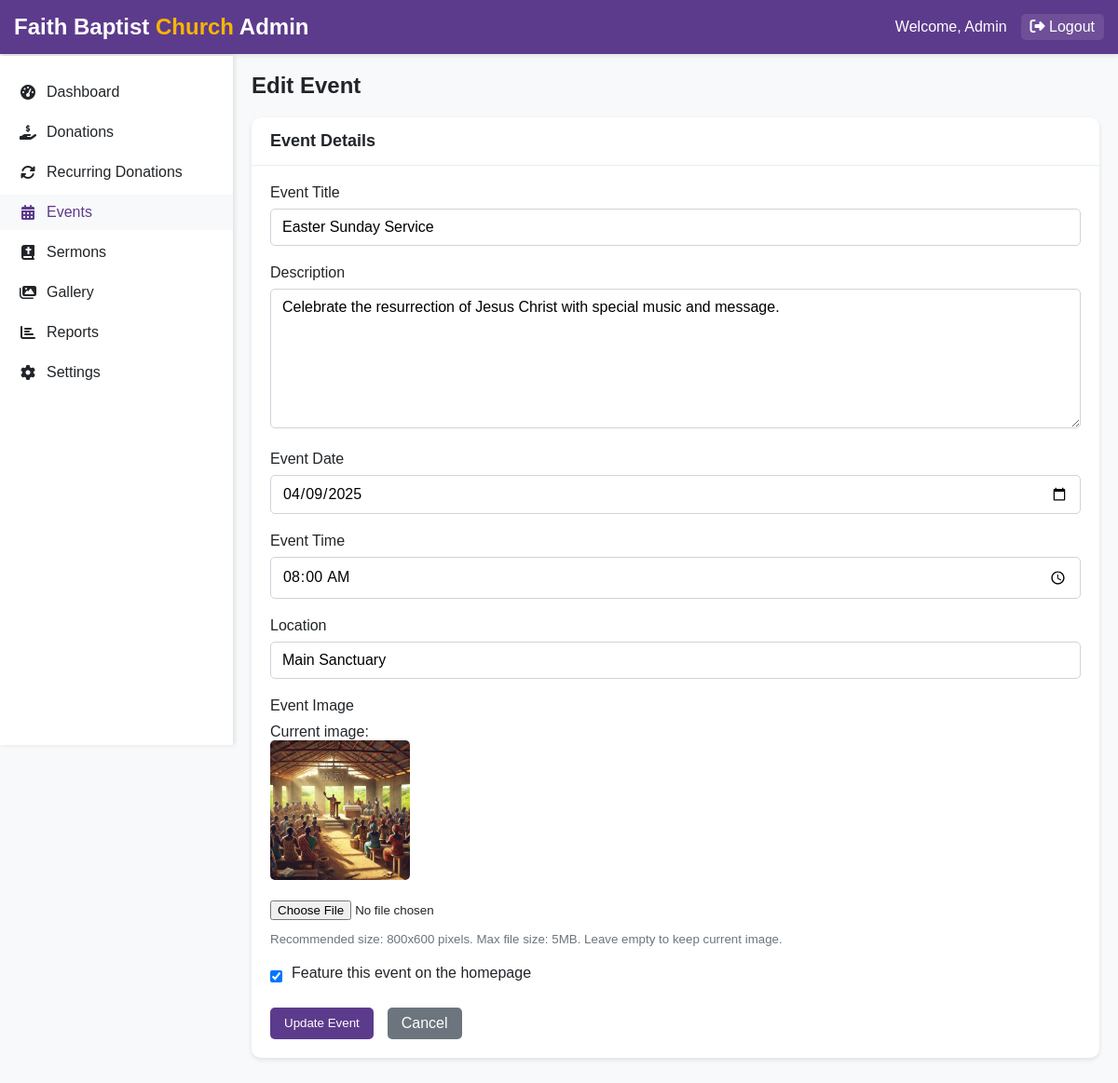
Screenshot of /admin/edit-event.php?id=2 (signed in) with the database file from the repository.
### tables this page shows
CREATE TABLE `events` (
  `id` int(11) UNSIGNED NOT NULL,
  `title` varchar(255) NOT NULL,
  `description` text NOT NULL,
  `event_date` date NOT NULL,
  `event_time` time NOT NULL,
  `location` varchar(255) NOT NULL,
  `image` varchar(255) DEFAULT NULL,
  `is_featured` tinyint(1) NOT NULL DEFAULT 0,
  `created_at` timestamp NOT NULL DEFAULT current_timestamp(),
  `updated_at` timestamp NOT NULL DEFAULT current_timestamp() ON UPDATE current_timestamp()
);

### admin/edit-event.php (the view, shortened to what this page needs)
<?php
$id = (int)$_GET['id'];
$conn = db_connect();
$stmt = $conn->prepare("SELECT * FROM events WHERE id = ?");
$stmt->bind_param("i", $id);
$stmt->execute();
$result = $stmt->get_result();
$event = $result->fetch_assoc();
?>
<!DOCTYPE html>
<html lang="en">
<head>
    <link rel="stylesheet" href="https://cdnjs.cloudflare.com/ajax/libs/font-awesome/6.4.0/css/all.min.css">
</head>
<body>
    <header class="header">
        <div class="container">
            <div class="logo">
                Faith Baptist <span>Church</span> Admin
            </div>
            <div class="user-info">
                <span>Welcome, Admin</span>
                <a href="logout.php"><i class="fas fa-sign-out-alt"></i> Logout</a>
            </div>
        </div>
    </header>
    <aside class="sidebar">
        <ul class="sidebar-menu">
            <li><a href="index.php"><i class="fas fa-tachometer-alt"></i> Dashboard</a></li>
            <li><a href="donations.php"><i class="fas fa-hand-holding-usd"></i> Donations</a></li>
            <li><a href="recurring.php"><i class="fas fa-sync-alt"></i> Recurring Donations</a></li>
            <li><a href="events.php" class="active"><i class="fas fa-calendar-alt"></i> Events</a></li>
            <li><a href="sermons.php"><i class="fas fa-bible"></i> Sermons</a></li>
            <li><a href="gallery.php"><i class="fas fa-images"></i> Gallery</a></li>
            <li><a href="reports.php"><i class="fas fa-chart-bar"></i> Reports</a></li>
            <li><a href="settings.php"><i class="fas fa-cog"></i> Settings</a></li>
        </ul>
    </aside>
    <main class="main-content">
        <h1 class="page-title">Edit Event</h1>
        <div class="card">
            <div class="card-header">
                <h2 class="card-title">Event Details</h2>
            </div>
            <div class="card-body">
                <form action="" method="post" enctype="multipart/form-data">
                    <div class="form-group">
                        <label for="title">Event Title</label>
                        <input type="text" id="title" name="title" required value="<?php echo htmlspecialchars($event['title']); ?>">
                    </div>
                    <div class="form-group">
                        <label for="description">Description</label>
                        <textarea id="description" name="description" required><?php echo htmlspecialchars($event['description']); ?></textarea>
                    </div>
                    <div class="form-group">
                        <label for="event_date">Event Date</label>
                        <input type="date" id="event_date" name="event_date" required value="<?php echo $event['event_date']; ?>">
                    </div>
                    <div class="form-group">
                        <label for="event_time">Event Time</label>
                        <input type="time" id="event_time" name="event_time" required value="<?php echo $event['event_time']; ?>">
                    </div>
                    <div class="form-group">
                        <label for="location">Location</label>
                        <input type="text" id="location" name="location" required value="<?php echo htmlspecialchars($event['location']); ?>">
                    </div>
                    <div class="form-group">
                        <label for="image">Event Image</label>
                        <?php if (!empty($event['image']) && file_exists("../uploads/events/{$event['image']}")): ?>
                            <div class="current-image">
                                <p>Current image:</p>
                                <img src="../uploads/events/<?php echo $event['image']; ?>" alt="<?php echo htmlspecialchars($event['title']); ?>">
                            </div>
                        <?php endif; ?>
                        <input type="file" id="image" name="image" accept="image/*">
                        <small style="display: block; margin-top: 5px; color: #6c757d;">Recommended size: 800x600 pixels. Max file size: 5MB. Leave empty to keep current image.</small>
                    </div>
                    <div class="form-group form-check">
                        <input type="checkbox" id="is_featured" name="is_featured" <?php echo $event['is_featured'] ? 'checked' : ''; ?>>
                        <label for="is_featured">Feature this event on the homepage</label>
                    </div>
                    <div style="display: flex; gap: 15px;">
                        <button type="submit" class="btn">Update Event</button>
                        <a href="events.php" class="btn btn-secondary">Cancel</a>
                    </div>
                </form>
            </div>
        </div>
    </main>
</body>
</html>

### admin/edit-event.php (style rules this page uses)
* { margin: 0; padding: 0; box-sizing: border-box; }
body { font-family: 'Poppins', sans-serif; background-color: #f8f9fa; color: #212529; }
.container { max-width: 1200px; margin: 0 auto; padding: 0 15px; }
.header { background-color: #5d3b8c; color: white; padding: 15px 0; box-shadow: 0 2px 5px rgba(0, 0, 0, 0.1); }
.header .container { display: flex; justify-content: space-between; align-items: center; }
.logo { font-size: 24px; font-weight: 700; }
.logo span { color: #f8b500; }
.user-info { display: flex; align-items: center; gap: 15px; }
.user-info a { color: white; text-decoration: none; padding: 5px 10px; border-radius: 5px; background-color: rgba(255, 255, 255, 0.1); transition: background-color 0.3s; }
.sidebar { width: 250px; background-color: white; height: calc(100vh - 60px); position: fixed; top: 60px; left: 0; box-shadow: 2px 0 5px rgba(0, 0, 0, 0.1); padding: 20px 0; }
.sidebar-menu { list-style: none; }
.sidebar-menu li { margin-bottom: 5px; }
.sidebar-menu a { display: flex; align-items: center; padding: 10px 20px; color: #212529; text-decoration: none; transition: background-color 0.3s; }
.sidebar-menu a:hover, .sidebar-menu a.active { background-color: #f8f9fa; color: #5d3b8c; }
.sidebar-menu a i { margin-right: 10px; width: 20px; text-align: center; }
.main-content { margin-left: 250px; padding: 20px; }
.page-title { margin-bottom: 20px; font-size: 24px; font-weight: 700; }
.card { background-color: white; border-radius: 10px; box-shadow: 0 2px 5px rgba(0, 0, 0, 0.1); margin-bottom: 20px; }
.card-header { padding: 15px 20px; border-bottom: 1px solid #e9ecef; display: flex; justify-content: space-between; align-items: center; }
.card-title { font-size: 18px; font-weight: 700; margin: 0; }
.card-body { padding: 20px; }
.btn { display: inline-block; padding: 8px 15px; background-color: #5d3b8c; color: white; border: none; border-radius: 5px; cursor: pointer; text-decoration: none; transition: background-color 0.3s; }
.btn-secondary { background-color: #6c757d; }
.form-group { margin-bottom: 20px; }
.form-group label { display: block; margin-bottom: 8px; font-weight: 500; }
.form-group input[type="text"], .form-group input[type="date"], .form-group input[type="time"], .form-group textarea, .form-group select { width: 100%; padding: 10px 12px; border: 1px solid #ced4da; border-radius: 5px; font-family: inherit; font-size: 16px; }
.form-group textarea { height: 150px; resize: vertical; }
.form-group input[type="file"] { padding: 8px 0; }
.form-group input[type="checkbox"] { margin-right: 10px; }
.form-check { display: flex; align-items: center; }
.current-image { margin-top: 10px; margin-bottom: 10px; }
.current-image img { max-width: 200px; max-height: 150px; border-radius: 5px; }

### rows the page displays
events: title "Easter Sunday Service", description "Celebrate the resurrection of Jesus Christ with special music and message.", event_date "04/09/2025", event_time "08:00:00", location "Main Sanctuary", image (picture), is_featured "☑"
